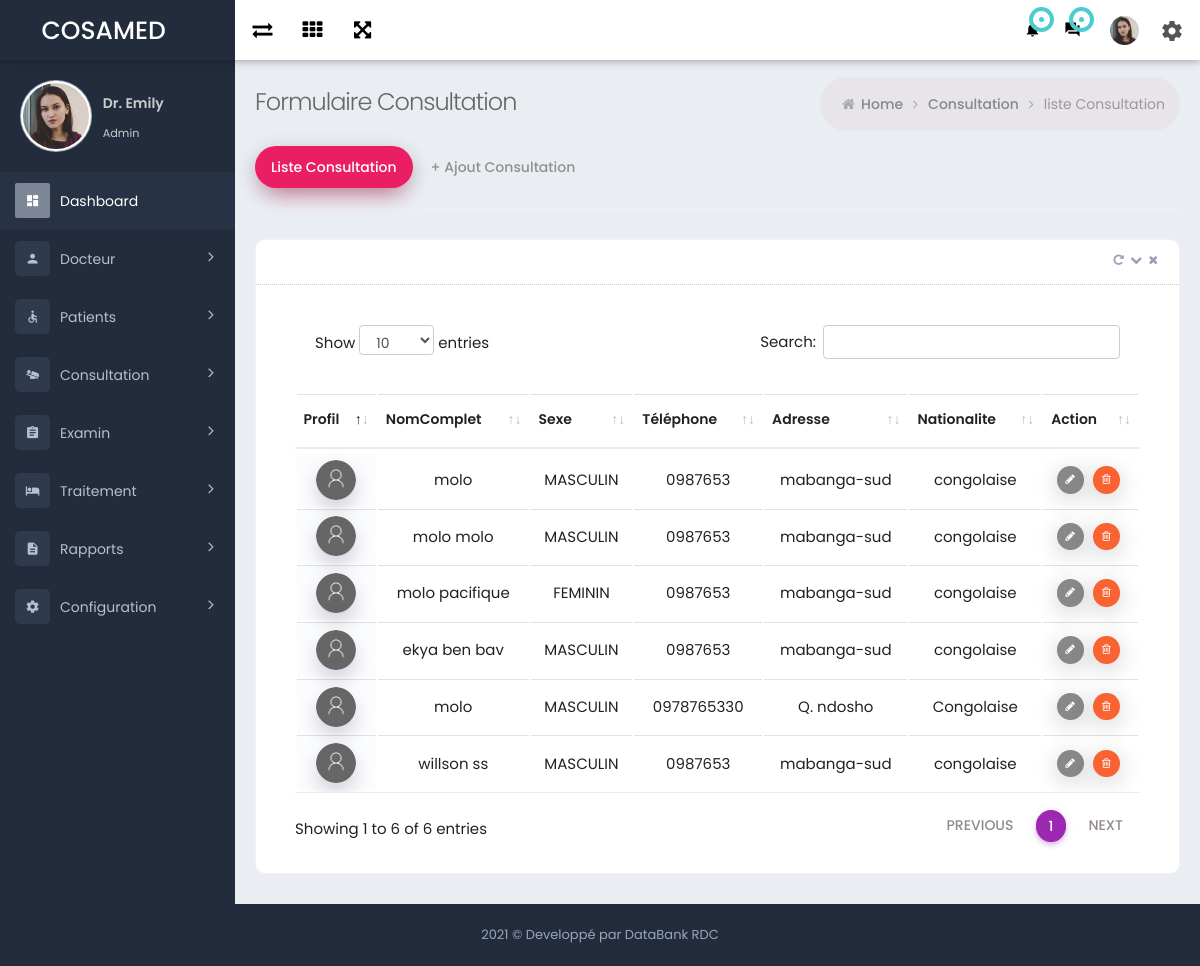
The app's page /light/listePreConsultation.php with its own data.
### tables this page shows
CREATE TABLE `malade` (
  `Id` int(11) NOT NULL,
  `NomComplet` varchar(100) DEFAULT NULL,
  `sexe` varchar(10) DEFAULT NULL,
  `Phone` varchar(20) DEFAULT NULL,
  `Adresse` varchar(100) DEFAULT NULL,
  `nationalite` varchar(50) NOT NULL,
  `province` varchar(50) NOT NULL,
  `dateadd` date NOT NULL
);

### models/Models.php (called while the page is built, shortened)
<?php
abstract class Models
{
    private $conne;
    private function setBd()
    {
        $this->conne = new PDO('mysql:host=127.0.0.1; dbname=sos_sante; charset=UTF8', 'root', '');
        $this->conne->setAttribute(PDO::ATTR_ERRMODE, PDO::ERRMODE_EXCEPTION);
    }
    protected function getBd()
    {
        return $this->conne;
    }
    protected function getAll($table, $obj)
    {
        $var = [];
        $query = $this->getBd()->prepare('SELECT * FROM ' . $table);
        $query->execute();
        while ($donnee = $query->fetch(PDO::FETCH_ASSOC)) {
            $var[] = new $obj($donnee);
        }
        return $var;
    }
}

### models/TraitementFonction.php (called while the page is built, shortened)
<?php
class TraitementFonction extends Models
{
    public function getMalade()
    {
        return $this->getAll('malade', 'Malade');
    }
}

### models/Malade.php (called while the page is built, shortened)
<?php
class Malade
{
    private $id;
    private $nomComplet;
    private $sexe;
    private $phone;
    private $adresse;
    private $nationalite;
    public function hydrate(array $data)
    {
        foreach ($data as $key => $value) {
            $method = 'set'.ucfirst($key);
        }
    }
    public function getSexe()
    {
        return $this->sexe;
    }
    public function setSexe($sexe)
    {
        $this->sexe = $sexe;
        return $this;
    }
    public function getPhone()
    {
        return $this->phone;
    }
    public function setPhone($phone)
    {
        $this->phone = $phone;
        return $this;
    }
    public function getId()
    {
        return $this->id;
    }
    public function setId($id)
    {
        $this->id = $id;
        return $this;
    }
    public function getNationalite()
    {
        return $this->nationalite;
    }
    public function setNationalite($nationalite)
    {
        $this->nationalite = $nationalite;
        return $this;
    }
    public function setProvince($province)
    {
        return $this;
    }
    public function getAdresse()
    {
        return $this->adresse;
    }
    public function setAdresse($adresse)
    {
        $this->adresse = $adresse;
        return $this;
    }
    public function getNomComplet()
    {
        return $this->nomComplet;
    }
    public function setNomComplet($nomComplet)
    {
        $this->nomComplet = $nomComplet;
        return $this;
    }
}

### light/listePreConsultation.php (the view, shortened to what this page needs)
<?php
$traitement = new TraitementFonction();
$Listmalade = $traitement->getMalade();
?>
<!DOCTYPE html>
<html lang="en">
<head>
	<?php include 'head.php'; ?>
</head>
<body class="page-header-fixed sidemenu-closed-hidelogo page-content-white page-md header-white dark-color logo-dark">
    <div class="page-wrapper">
		<?php include 'header.php'; ?>
        <div class="page-container">
			 <?php include 'sidebarMenu.php'; ?>
            <div class="page-content-wrapper">
                <div class="page-content">
                    <div class="page-bar">
                        <div class="page-title-breadcrumb">
                            <div class=" pull-left">
                                <div class="page-title">Formulaire Consultation</div>
                            </div>
                            <ol class="breadcrumb page-breadcrumb pull-right">
                                <li><i class="fa fa-home"></i>&nbsp;<a class="parent-item" href="index-2.html">Home</a>&nbsp;<i class="fa fa-angle-right"></i>
                                </li>
                                <li><a class="parent-item" href="#">Consultation</a>&nbsp;<i class="fa fa-angle-right"></i>
                                </li>
                                <li class="active">liste Consultation</li>
                            </ol>
                        </div>
                    </div>
                    <div class="row">
                        <div class="col-md-12">
                            <div class="tabbable-line">
                                <ul class="nav nav-pills nav-pills-rose">
									<li class="nav-item tab-all"><a class="nav-link active show"
										href="#tab1" data-toggle="tab">Liste Consultation</a></li>
									<li class="nav-item tab-all"><a class="nav-link" href="#tab2"
										data-toggle="tab"> + Ajout Consultation</a></li>
								</ul>
                                <div class="tab-content">
                                    <div class="tab-pane active fontawesome-demo" id="tab1">
                                        <div class="row">
					                        <div class="col-md-12">
					                            <div class="card  card-box">
					                                <div class="card-head">
					                                    <header></header>
					                                    <div class="tools">
					                                        <a class="fa fa-repeat btn-color box-refresh" href="javascript:;"></a>
						                                    <a class="t-collapse btn-color fa fa-chevron-down" href="javascript:;"></a>
						                                    <a class="t-close btn-color fa fa-times" href="javascript:;"></a>
					                                    </div>
					                                </div>
					                                <div class="card-body ">
					                                  <div class="table-scrollable">
					                                    <table class="table table-hover table-checkable order-column full-width" id="example4">
					                                        <thead>
					                                            <tr>
					                                            	<th>Profil</th>
					                                                <th> NomComplet </th>
					                                                <th> Sexe </th>
					                                                <th> Téléphone </th>
					                                                <th> Adresse </th>
					                                                <th> Nationalite </th>
																	 <th> Action </th>
					                                            </tr>
					                                        </thead>
					                                        <tbody><?php
                                                                       foreach ($Listmalade as $lstmalade) : ?>
																<tr class="odd gradeX">
																	  	<td  class="patient-img"> <img src="../images_post/avatar.png">
																	</td>
																	           <td class="center"><?= $lstmalade->getNomComplet(); ?></td>
																			   <td class="center"><?= $lstmalade->getSexe(); ?></td>
																				<td class="center"><?= $lstmalade->getPhone(); ?></td>
																				<td class="center"><?= $lstmalade->getAdresse(); ?></td>
																				<td class="center"><?= $lstmalade->getNationalite(); ?></td>
																				<td class="center">
																		<a href="editMalade.php?idMalade=<?= $lstmalade->getId(); ?>" class="btn btn-tbl-edit btn-xs">
																			<i class="fa fa-pencil"></i>
																		</a>
																		<a class="btn btn-tbl-delete btn-xs">
																			<i class="fa fa-trash-o "></i>
																		</a>
																	</td>
																</tr>	<?php
                                                    endforeach;
                                                ?>
															</tbody>
					                                    </table>
					                                    </div>
					                                </div>
					                            </div>
					                        </div>
					                    </div>
                                    </div>
                                    </div>
                                </div>
                            </div>
                        </div>
                    </div>
                </div>
            </div>
        </div>
       <?php include 'footer.php'; ?>
</body>
</html>

### assets/css/material_style.css (style rules this page uses)
.full-width { width: 100% !important; }

### assets/css/responsive.css (style rules this page uses)
@media (min-width:992px) { .page-content-wrapper { float: left; width: 100% } }
@media (min-width:992px) { .page-content-wrapper .page-content { margin-left: 235px; margin-top: 0; min-height: 600px; padding: 25px 20px 10px } }

### records on screen
malade: NomComplet "molo", sexe "MASCULIN", Phone "0987653", Adresse "mabanga-sud", nationalite "congolaise"
malade: NomComplet "molo molo", sexe "MASCULIN", Phone "0987653", Adresse "mabanga-sud", nationalite "congolaise"
malade: NomComplet "molo pacifique", sexe "FEMININ", Phone "0987653", Adresse "mabanga-sud", nationalite "congolaise"
malade: NomComplet "ekya ben bav", sexe "MASCULIN", Phone "0987653", Adresse "mabanga-sud", nationalite "congolaise"
malade: NomComplet "molo", sexe "MASCULIN", Phone "0978765330", Adresse "Q. ndosho", nationalite "Congolaise"
malade: NomComplet "willson ss", sexe "MASCULIN", Phone "0987653", Adresse "mabanga-sud", nationalite "congolaise"
